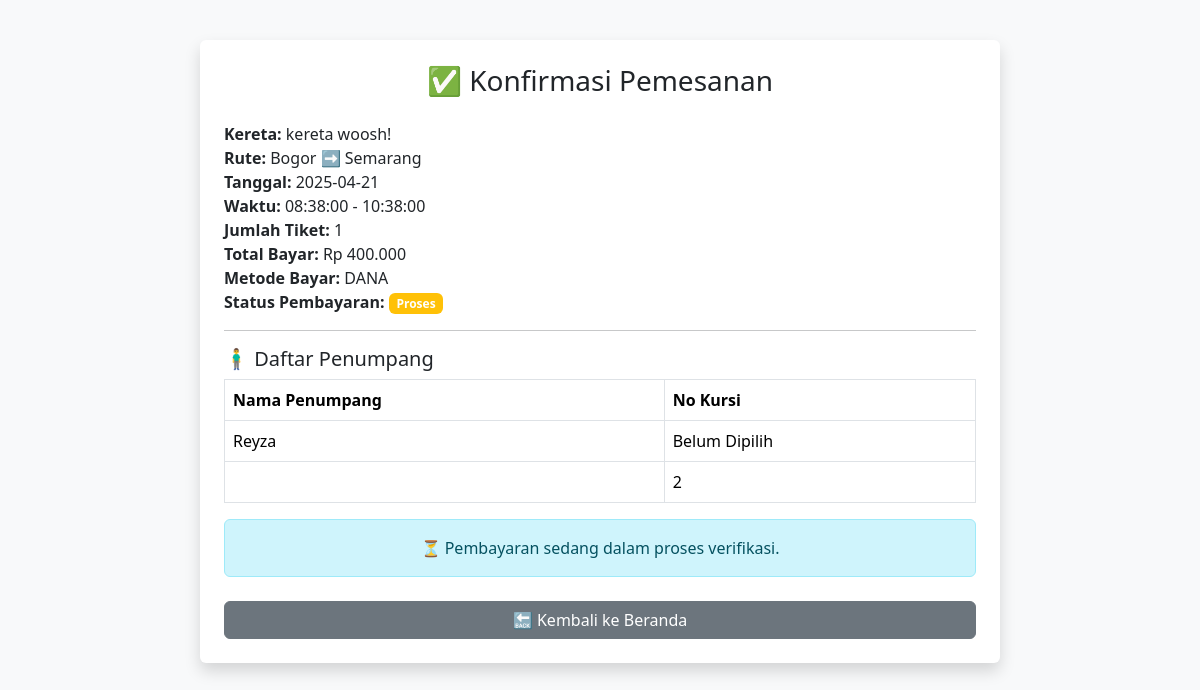
The page /konfirmasi.php?id_pemesanan=4 on the database its author committed.
### tables this page shows
CREATE TABLE `pemesanan` (
  `id_pemesanan` int(11) NOT NULL,
  `id_jadwal` int(11) NOT NULL,
  `id_user` int(11) NOT NULL,
  `jumlah_tiket` int(11) NOT NULL,
  `total_bayar` decimal(10,2) NOT NULL,
  `status_bayar` enum('gagal','proses','berhasil') NOT NULL,
  `waktu_pemesanan` time NOT NULL,
  `nama` varchar(255) NOT NULL
);

CREATE TABLE `kereta` (
  `id_kereta` int(11) NOT NULL,
  `nama_kereta` varchar(255) NOT NULL,
  `jenis` enum('ekonomi','eksekutif','vip') NOT NULL,
  `kapasitas` int(11) NOT NULL
);

CREATE TABLE `jadwal` (
  `id_jadwal` int(11) NOT NULL,
  `id_kereta` int(11) NOT NULL,
  `asal` varchar(255) NOT NULL,
  `tujuan` varchar(255) NOT NULL,
  `tanggal` date NOT NULL,
  `waktu_berangkat` time NOT NULL,
  `waktu_tiba` time NOT NULL,
  `harga` decimal(10,2) NOT NULL
);

CREATE TABLE `pembayaran` (
  `id_pembayaran` int(11) NOT NULL,
  `id_pemesanan` int(11) NOT NULL,
  `metodebayar` varchar(255) NOT NULL,
  `status` enum('proses','berhasil','gagal') NOT NULL,
  `bukti` varchar(255) NOT NULL,
  `waktu_bayar` timestamp NOT NULL DEFAULT current_timestamp() ON UPDATE current_timestamp(),
  `status_bayar` enum('pending','lunas','batal') NOT NULL
);

CREATE TABLE `penumpang` (
  `id_penumpang` int(11) NOT NULL,
  `id_pemesanan` int(11) NOT NULL,
  `nama_penumpang` varchar(255) NOT NULL,
  `no_kursi` int(11) NOT NULL
);

### konfirmasi.php (the view, shortened to what this page needs)
<?php
include 'koneksi.php';
$id_pemesanan = $_GET['id_pemesanan'];
$query = mysqli_query($conn, "
    SELECT p.id_pemesanan, p.jumlah_tiket, p.total_bayar, p.status_bayar, p.waktu_pemesanan,
           j.asal, j.tujuan, j.tanggal, j.waktu_berangkat, j.waktu_tiba, j.harga,
           k.nama_kereta, b.metodebayar, b.bukti, b.status AS status_pembayaran
    FROM pemesanan p
    JOIN jadwal j ON p.id_jadwal = j.id_jadwal
    JOIN kereta k ON j.id_kereta = k.id_kereta
    LEFT JOIN pembayaran b ON p.id_pemesanan = b.id_pemesanan
    WHERE p.id_pemesanan = '$id_pemesanan'
");
$pemesanan = mysqli_fetch_assoc($query);
$penumpang = mysqli_query($conn, "SELECT * FROM penumpang WHERE id_pemesanan = '$id_pemesanan'");
?>
<!DOCTYPE html>
<html lang="id">
<head>
    <link href="https://cdn.jsdelivr.net/npm/bootstrap@5.3.3/dist/css/bootstrap.min.css" rel="stylesheet">
</head>
<body class="bg-light">
<div class="container bg-white p-4 shadow rounded">
    <h3 class="text-center mb-4">✅ Konfirmasi Pemesanan</h3>
    <div class="mb-3">
        <strong>Kereta:</strong> <?= $pemesanan['nama_kereta'] ?><br>
        <strong>Rute:</strong> <?= $pemesanan['asal'] ?> ➡ <?= $pemesanan['tujuan'] ?><br>
        <strong>Tanggal:</strong> <?= $pemesanan['tanggal'] ?><br>
        <strong>Waktu:</strong> <?= $pemesanan['waktu_berangkat'] ?> - <?= $pemesanan['waktu_tiba'] ?><br>
        <strong>Jumlah Tiket:</strong> <?= $pemesanan['jumlah_tiket'] ?><br>
        <strong>Total Bayar:</strong> Rp <?= number_format($pemesanan['total_bayar'], 0, ',', '.') ?><br>
        <strong>Metode Bayar:</strong> <?= $pemesanan['metodebayar'] ?? '-' ?><br>
        <strong>Status Pembayaran:</strong>
        <span class="badge bg-<?=
            $pemesanan['status_pembayaran'] === 'berhasil' ? 'success' :
            ($pemesanan['status_pembayaran'] === 'proses' ? 'warning' : 'secondary') ?>">
            <?= ucfirst($pemesanan['status_pembayaran']) ?>
        </span>
    </div>
    <hr>
    <h5>🧍‍♂️ Daftar Penumpang</h5>
    <table class="table table-bordered">
        <thead>
            <tr>
                <th>Nama Penumpang</th>
                <th>No Kursi</th>
            </tr>
        </thead>
        <tbody>
        <?php while ($row = mysqli_fetch_assoc($penumpang)) : ?>
            <tr>
                <td><?= $row['nama_penumpang'] ?></td>
                <td><?= $row['no_kursi'] ? $row['no_kursi'] : 'Belum Dipilih' ?></td>
            </tr>
        <?php endwhile; ?>
        </tbody>
    </table>
    <?php if ($pemesanan['status_pembayaran'] === 'berhasil'): ?>
        <a href="cetak_tiket.php?id_pemesanan=<?= $id_pemesanan ?>" class="btn btn-primary w-100 mt-3">🖨️ Cetak Tiket</a>
    <?php elseif ($pemesanan['status_pembayaran'] === 'proses'): ?>
        <div class="alert alert-info text-center mt-3">
            ⏳ Pembayaran sedang dalam proses verifikasi.
        </div>
    <?php else: ?>
        <div class="alert alert-warning text-center mt-3">
            ⚠️ Pembayaran belum dilakukan.
        </div>
    <?php endif; ?>
    <a href="index.php" class="btn btn-secondary w-100 mt-2">🔙 Kembali ke Beranda</a>
</div>
</body>
</html>

### konfirmasi.php (style rules this page uses)
.container { max-width: 800px; margin-top: 40px; }

### rows shown on the page
pemesanan: kereta.nama_kereta "kereta woosh!", id_jadwal.asal "Bogor", id_jadwal.tujuan "Semarang", id_jadwal.tanggal "2025-04-21", id_jadwal.waktu_berangkat "08:38:00", id_jadwal.waktu_tiba "10:38:00", jumlah_tiket "1", total_bayar "400.000", pembayaran.metodebayar "DANA", pembayaran.status "Proses"
penumpang: nama_penumpang "Reyza", no_kursi "Belum Dipilih"
penumpang: no_kursi "2"
